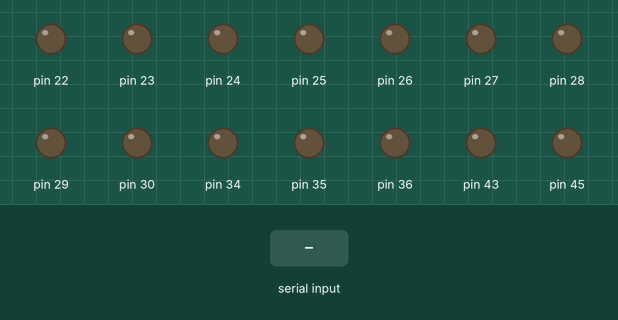
This sketch was run on a simulated Arduino Mega 2560, built with avr-gcc and run on an emulated ATmega2560. On the bench: output pins drawn as LEDs (lit = HIGH). Inputs (shaded band) come from the test bench. What the sketch prints to the serial monitor is not drawn.

Above: at 1.2 s.
1.3 s: "london 1\n" received over the second serial link
At 2.2 s:
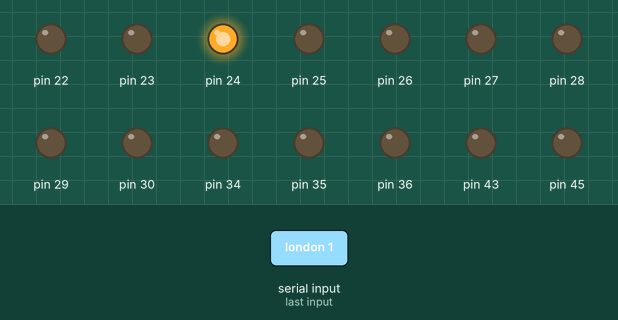
2.8 s: "newyork 1\n" received over the second serial link
At 3.3 s:
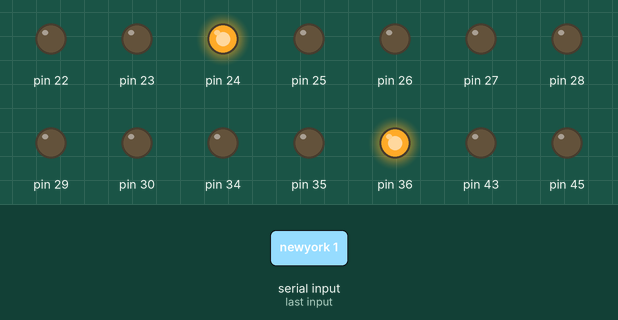
4.3 s: "red 1\n" received over the second serial link
At 5.5 s:
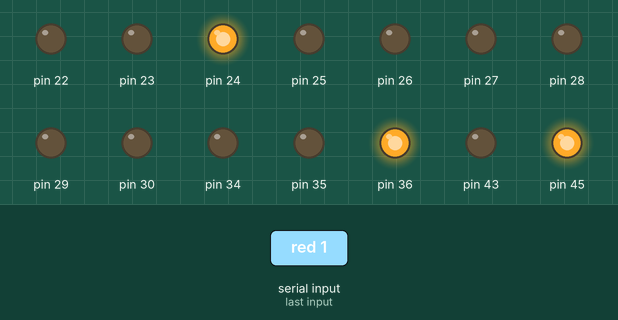
5.8 s: " \n" received over the second serial link
At 6.8 s:
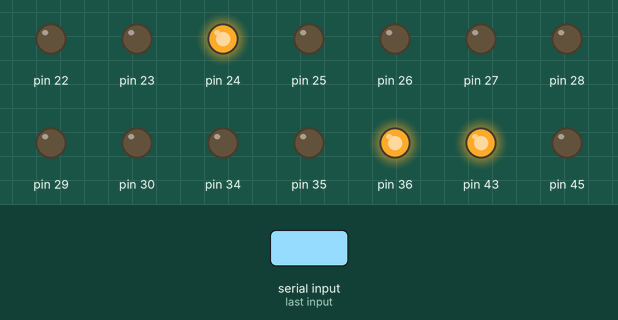
7.3 s: "london\n" received over the second serial link
At 7.9 s:
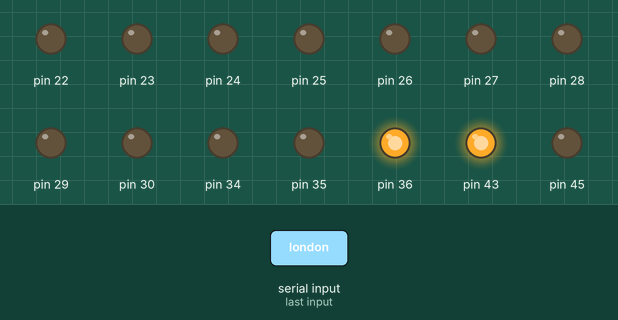
8.8 s: "red 150\n" received over the second serial link
At 9.1 s:
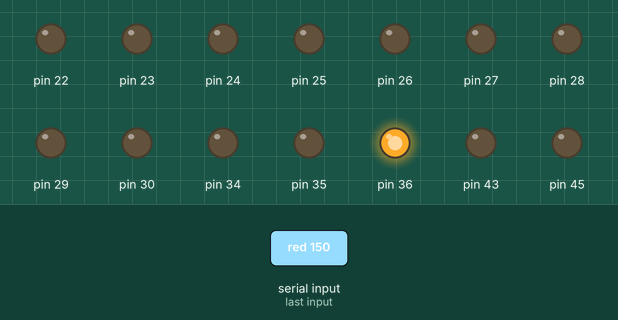
Timing chart, 0 to 11.3 s (numbered marks = the images above; inputs shaded):
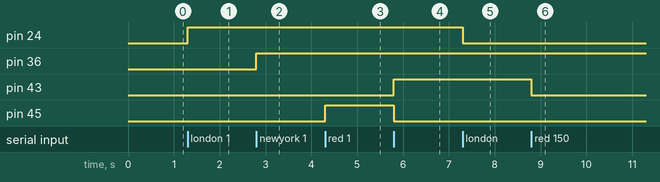

Measured:
- after the input at 1.3 s, pin 24: LOW → HIGH at once
- after the input at 2.8 s, pin 36: LOW → HIGH at once
- after the input at 4.3 s, pin 45: LOW → HIGH at once
- after the input at 5.8 s, pin 43: LOW → HIGH at once; pin 45: HIGH → LOW at once
- after the input at 7.3 s, pin 24: HIGH → LOW at once
- after the input at 8.8 s, pin 43: HIGH → LOW at once

The sketch:

line_4_2.ino
```cpp
#include<SoftwareSerial.h>

SoftwareSerial LineSerial(10, 11);

int london_led[9] = {22, 23, 24, 25, 26, 27, 28, 29, 30};
int newyork_led[9] = {34, 35, 36, 37, 38, 39, 40, 41, 42};
int seoul_led[3] = {43, 44, 45};
String pl[4] = {"red", "blue", "yellow", "green"};
String data = "";
int blank = 0;

void setup() {
  for (int i = 22; i <= 30; i++) {
    pinMode(i, OUTPUT);
  }
  for (int i = 34; i <= 45; i++) {
    pinMode(i, OUTPUT);
  }
  Serial.begin(9600);
  while (!Serial) {
    ; //시리얼통신이 연결되지 않았다면 코드 실행을 멈추고 무한 반복
  }


  Serial.println("Hello World!");

  //블루투스와 아두이노의 통신속도를 9600으로 설정
  LineSerial.begin(9600);
}

void loop() { //코드를 무한반복합니다.
  if (LineSerial.available()) {
    data = LineSerial.readStringUntil('\n');
    blank = data.indexOf(" ");
    if(blank == -1){
      ledOn("off", data, 3);
    } else {
      String country = slicing();
      int player = slicing().toInt();
      int building = slicing().toInt();
      ledOn(pl[player], country, (building-1)*3);
    }
  }
}

void redPlayer(int redPin, int greenPin, int bluePin) {
  digitalWrite(redPin, HIGH);
  digitalWrite(greenPin, LOW);
  digitalWrite(bluePin, LOW);
}

void greenPlayer(int redPin, int greenPin, int bluePin) {
  digitalWrite(redPin, LOW);
  digitalWrite(greenPin, HIGH);
  digitalWrite(bluePin, LOW);
}

void bluePlayer(int redPin, int greenPin, int bluePin) {
  digitalWrite(redPin, LOW);
  digitalWrite(greenPin, LOW);
  digitalWrite(bluePin, HIGH);
}

void yellowPlayer(int redPin, int greenPin, int bluePin) {
  digitalWrite(redPin, HIGH);
  digitalWrite(greenPin, HIGH);
  digitalWrite(bluePin, LOW);
}

void ledOff(int redPin, int greenPin, int bluePin){
  digitalWrite(redPin, LOW);
  digitalWrite(greenPin, LOW);
  digitalWrite(bluePin, LOW);
}

void ledOn(String player, String country, int building){
  if(country == "london"){
    london(player, building);
  } else if (country == "newyork"){
    newyork(player, building);
  } else{
    seoul(player);
  }
}

void london(String player, int building) {
  if(player == "red"){
    redPlayer(22+building, 23+building, 24+building);
  } else if (player == "green"){
    greenPlayer(22+building, 23+building, 24+building);
  } else if(player == "blue"){
    bluePlayer(22+building, 23+building, 24+building);
  } else if(player =="yellow"){
    yellowPlayer(22+building, 23+building, 24+building);
  } else {
    for(int i = 0; i < building; i++){
      ledOff(22+i*3, 23+i*3, 24+i*3);
    }
  }
}

void newyork(String player, int building) {
  if(player == "red"){
    redPlayer(34+building, 35+building, 36+building);
  } else if (player == "green"){
    greenPlayer(34+building, 35+building, 36+building);
  } else if(player == "blue"){
    bluePlayer(34+building, 35+building, 36+building);
  } else if(player =="yellow"){
    yellowPlayer(34+building, 35+building, 36+building);
  } else {
    for(int i = 0; i < building; i++){
      ledOff(34+i*3, 35+i*3, 36+i*3);
    }
  }
}

void seoul(String player) {
  if(player == "red"){
    redPlayer(43, 44, 45);
  } else if (player == "green"){
    greenPlayer(43, 44, 45);
  } else if(player == "blue"){
    bluePlayer(43, 44, 45);
  } else if(player =="yellow"){
    yellowPlayer(43, 44, 45);
  } else {
    ledOff(43, 44, 45);
  }
}

String slicing(){
  blank = data.indexOf(" ");
  if (blank == -1){
    return data;
  }
  String info = data.substring(0, blank);
  int dataLength = data.length();
  data = data.substring(blank + 1, dataLength);
  return info;
}
```
